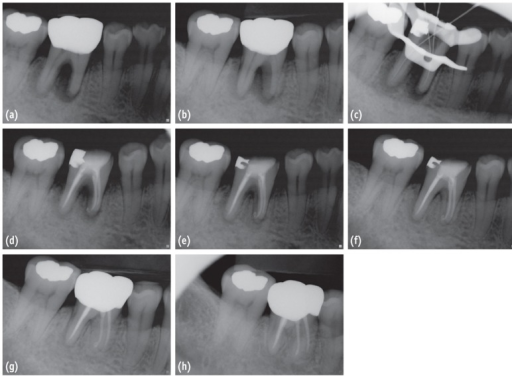
#> input picture Dropzone_XRay/demo_test_xray.jpg, 512 x 376 px, found by its file name
$ python test_clahe_presets.py
#> lines starting #> are read from the running program, lines starting #| are printed output that depends on the picture
import cv2
import numpy as np
import os

src_image_path = r"C:\Clinic_MVP\Dropzone_XRay\demo_test_xray.jpg"
output_dir = r"C:\Users\Admin\.gemini\antigravity\brain\a1a1403d-94dd-4985-a845-15fef21d0c41"
os.makedirs(output_dir, exist_ok=True)

img = cv2.imread(src_image_path, cv2.IMREAD_GRAYSCALE)
#> img: shape (376, 512); min 30, max 255, mean 129.7
if img is None:
    print("Failed to read image")
    exit(1)

# Let's resize it to a manageable size for comparison if it is very large
max_size = 600
h, w = img.shape
#> h = 376; w = 512
if max(h, w) > max_size:
    scale = max_size / max(h, w)
    img = cv2.resize(img, (int(w * scale), int(h * scale)))

def enhance(image, clip_limit, grid_size, sharp_weight):
#> called with clip_limit = 3.5, grid_size = (8, 8), sharp_weight = 1
    clahe = cv2.createCLAHE(clipLimit=clip_limit, tileGridSize=grid_size)
    enhanced = clahe.apply(image)
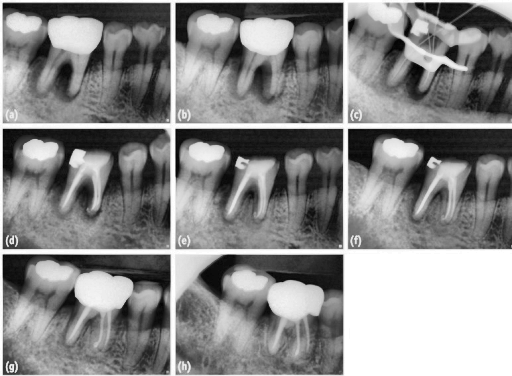
#> enhanced: shape (376, 512); min 2, max 255, mean 137.6
    if sharp_weight > 0:
        gaussian = cv2.GaussianBlur(enhanced, (0, 0), 3.0)
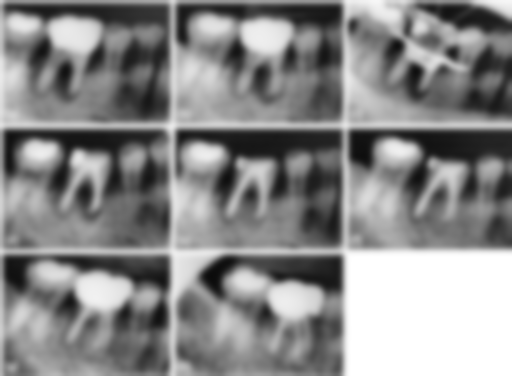
#> gaussian: shape (376, 512); min 11, max 255, mean 137.3
        # unsharp mask: (1 + weight) * enhanced - weight * gaussian
        sharpened = cv2.addWeighted(enhanced, 1.0 + sharp_weight, gaussian, -sharp_weight, 0)
        return sharpened
    return enhanced

# Generate 5 options
opts = [
    ("Original (clip=3.5, grid=8, sharp=1.0)", enhance(img, 3.5, (8,8), 1.0)),
    ("Milder (clip=2.0, grid=8, sharp=0.4)", enhance(img, 2.0, (8,8), 0.4)),
    ("Medium (clip=2.5, grid=8, sharp=0.6)", enhance(img, 2.5, (8,8), 0.6)),
    ("Fine grid (clip=2.0, grid=16, sharp=0.4)", enhance(img, 2.0, (16,16), 0.4)),
    ("Milder No Sharp (clip=2.0, grid=8, sharp=0.0)", enhance(img, 2.0, (8,8), 0.0))
]
#> call 4 of enhance, with clip_limit = 2, grid_size = (16, 16), sharp_weight = 0.4
#> in enhance (call 4), `enhanced = clahe.apply(image)`:
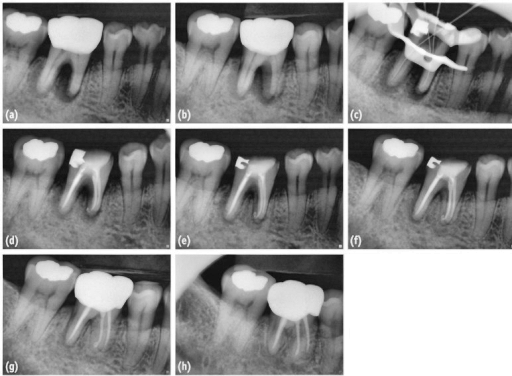
#> enhanced: shape (376, 512); min 14, max 255, mean 138.4
#> in enhance (call 4), `gaussian = cv2.GaussianBlur(enhanced, (0, 0), 3.0)`:
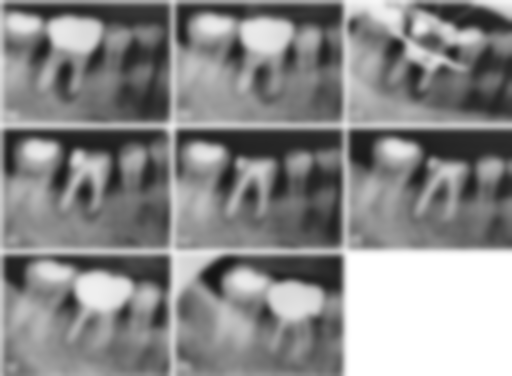
#> gaussian: shape (376, 512); min 20, max 255, mean 138.2
#> in enhance (call 4), `sharpened = cv2.addWeighted(enhanced, 1.0 + sharp_weight, gaussian, -s..`:
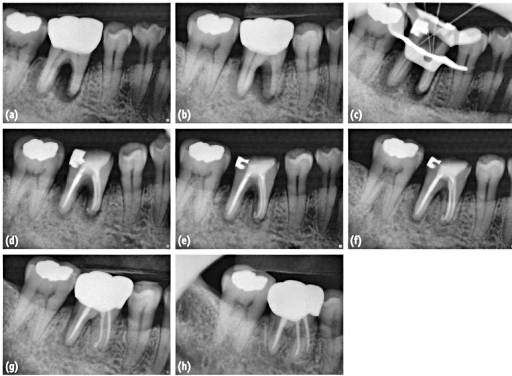
#> sharpened: shape (376, 512); min 0, max 255, mean 137.5

# Create a grid image to compare them side-by-side or stacked
# Let's write text on each image
font = cv2.FONT_HERSHEY_SIMPLEX
for name, output in opts:
    # Add border and label
    cv2.putText(output, name, (10, 30), font, 0.6, (255, 255, 255), 2, cv2.LINE_AA)
#> this loop made 5 passes
#> name on passes 1 to 4: 'Original (clip=3.5, grid=8, sharp=1.0)', 'Milder (clip=2.0, grid=8, sharp=0.4)', 'Medium (clip=2.5, grid=8, sharp=0.6)', 'Fine grid (clip=2.0, grid=16, sharp=0.4)'

# Stack them vertically or horizontally or side-by-side
# We can save them individually for easy visual analysis
for i, (name, output) in enumerate(opts):
    safe_name = name.replace(" ", "_").replace("(", "").replace(")", "").replace("=", "").replace(",", "")
    cv2.imwrite(os.path.join(output_dir, f"clahe_opt_{i}_{safe_name}.jpg"), output)
#> this loop made 5 passes
#> (name, safe_name) on passes 1 to 4: ('Original (clip=3.5, grid=8, sharp=1.0)', 'Original_clip3.5_grid8_sharp1.0'), ('Milder (clip=2.0, grid=8, sharp=0.4)', 'Milder_clip2.0_grid8_sharp0.4'), ('Medium (clip=2.5, grid=8, sharp=0.6)', 'Medium_clip2.5_grid8_sharp0.6'), ('Fine grid (clip=2.0, grid=16, sharp=0.4)', 'Fine_grid_clip2.0_grid16_sharp0.4')
#> safe_name on pass 5: 'Milder_No_Sharp_clip2.0_grid8_sharp0.0'
#> pass 1, `cv2.imwrite(os.path.join(output_dir, f"clahe_opt_{i}_{safe_name}.jpg")..`:
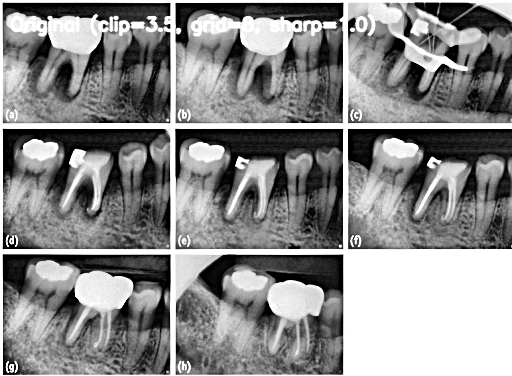
#> saved as clahe_opt_0_Original_clip3.5_grid8_sharp1.0.jpg: shape (376, 512); min 0, max 255, mean 137.6
#> pass 2, `cv2.imwrite(os.path.join(output_dir, f"clahe_opt_{i}_{safe_name}.jpg")..`:
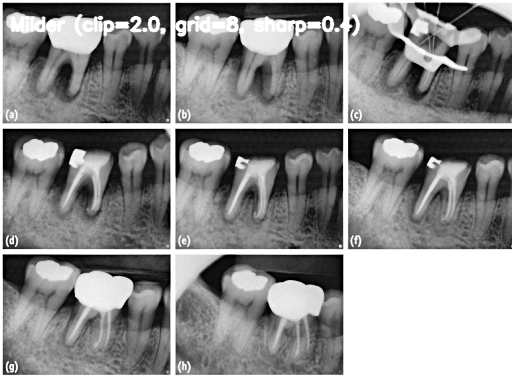
#> saved as clahe_opt_1_Milder_clip2.0_grid8_sharp0.4.jpg: shape (376, 512); min 0, max 255, mean 136.2

print("Finished generating comparison images in artifacts dir.")
